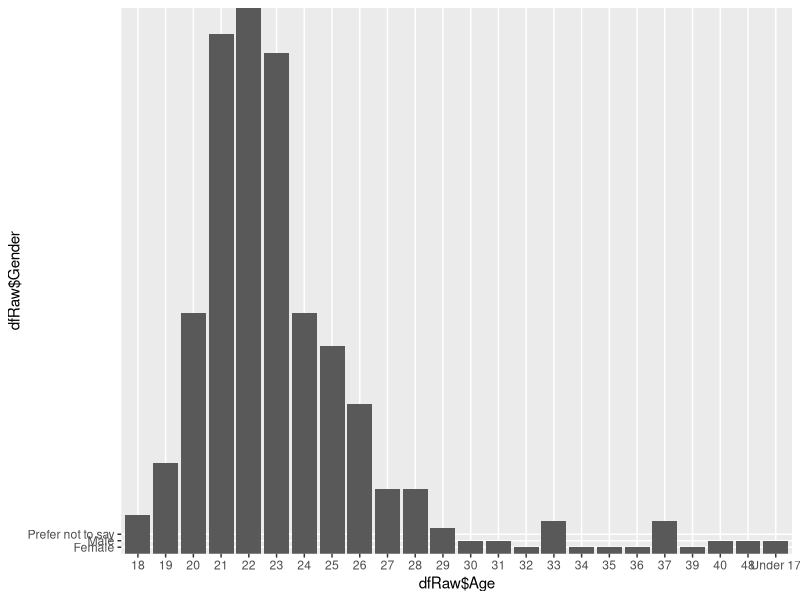
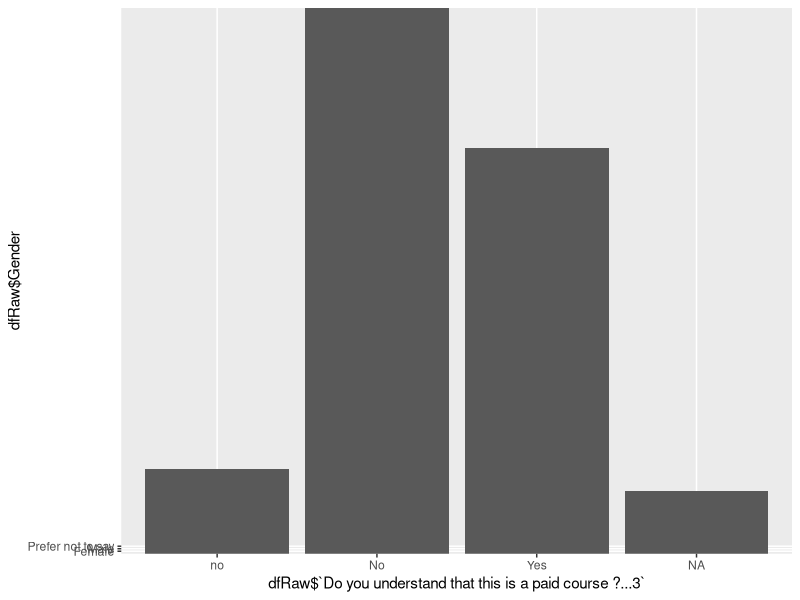

Generate these figures, in order, with R: (Note: this script raises an error after producing the figures.)
## ---- chunk 1
knitr::opts_chunk$set(echo = TRUE)
## ---- chunk 2
library(tidyverse)
library(lubridate)
library(stringr)
library(knitr)
#library(KableExtra)
## ---- chunk 3
dfRaw <- read_csv("Data/Data - DS C1 Course.csv")
## ---- chunk 4
colnames(dfRaw)
head(dfRaw)
## ---- chunk 5
summary(dfRaw)
## ---- chunk 6
dfRaw %>% select(Age) %>% n_distinct()

## ---- chunk 7
ggplot(dfRaw, aes(x=dfRaw$Age,y=dfRaw$Gender))+
  geom_bar(stat="identity")
## ---- chunk 8
dfRaw %>% group_by(dfRaw$`Do you understand that this is a paid course ?...3`) %>% count()

## ---- chunk 9
ggplot(dfRaw, aes(x=dfRaw$`Do you understand that this is a paid course ?...3`,y=dfRaw$Gender))+
  geom_bar(stat="identity")
## ---- chunk 10
#female <- filter(dfRaw, Gender=="Female")
#female
#ggplot(female, aes(x=female$`Latest Degree Completed or in Progress?`, y=female$Age))+geom_bar(stat="identity")
#summary(female) 

## ---- chunk 11
#rowsSelected <- slice(dfRaw, c(1,3,5,7))
#rowsSelected
## ---- chunk 12
##dfRawArranged <- arrange(dfRaw,Gender,Age)
#dfRawArranged
## ---- chunk 13

#gender_age <- dfRaw %>% select('Gender', 'Age') %>% arrange(Gender,Age)  
  #gender_age
## ---- chunk 14
#new_dfRaw <- dfRaw %>% mutate(new_age = if_else(Age>30, true = 'P',false = 'S'))
#new_dfRaw
## ---- chunk 15
# dfRaw %>% summarise(mean=mean(Age), n=n())
# class(Age) ## here one entry is age <17 so R is unable to calculate mean.

## ---- chunk 16
dfRaw %>% group_by(Gender) %>% summarise(n=n())
## ---- chunk 17
dataRenamed <- dfRaw %>% rename(Id="Student ID", Date_time="Timestamp", Uni_col="Name of University or College currently or previously attended?", Platform="How and where did you hear about this course?")
names(dataRenamed)
## ---- chunk 18
select(dataRenamed, Id, Date_time, Uni_col, Platform)

## ---- chunk 19
column_to_rownames(dataRenamed, var="Id")
dataRenamed
## ---- chunk 20
dataRenamed$Date_time <- lubridate::mdy_hms(dataRenamed$Date_time)

## ---- chunk 21
dataRenamed <- tidyr::separate(dataRenamed, Date_time, c("Date","Time"), sep = " ")
head(dataRenamed)
## ---- chunk 22
unique_Uni_col <- unique(dataRenamed$Uni_col)
unique_Uni_col
unique_Platform <- unique(dataRenamed$Platform)
unique_Platform
## ---- chunk 23

dataRenamed <- dataRenamed %>%mutate(new_unicol= stringr::str_replace_all(string=Uni_col, c( "Quaid e Azam University Islamabad"="QU","Quaid e Azam University" ="QU", "Quaid I azam university"="QU","Quaid-I-Azam University, Islamabad"="QU","Quaid-i-Azam University Islamabad"="QU", "Quaid e Azzam university Islamabad"="QU","Quaid e Azam University.Islamabad"="QU","Quaid-e-Azam University Islamabad"="QU","Quaid e Azam university Islamabad"="QU","Quaid e Azam University.Islamabad"="QU",
                                                                                                    "Institute of Business Administration"="IBA","Institute Of Business Administration, Karachi"="IBA","INSTITUTE OF BUISNESS ADMINISTRATION KARACHI"="IBA","Institute of business administration karachi"="IBA","Iba Karachi"="IBA" ,"IBA, Karachi"="IBA", "INSTITUTE OF BUSINESS ADMINISTRATION KARACHI"="IBA","Institute of business administration"="IBA","IBA (IBA)"="IBA","institute of business administration"="IBA", "IBA Karachi"="IBA","Institute of Business Adminstration"="IBA","Institute of Business Administration (IBA)"="IBA","IBA - Institute of Business Administration Karachi"="IBA","IBA, KARACHI"="IBA","Institute of Business Administration karachi"="IBA","Institute Of Business Administration"="IBA","Institute of Business Administration karachi"="IBA",
                                                                                                    "Institute of Management Sciences Peshawar"="IMSP" ,"IMSP (IMScieces)"="IMSP", 
                                                                                                  "NED University of Engineering & Technology"="NED",
                                                                                                    "Ned university"="NED","NED University of Engineering and Technology Karachi"="NED","NED-UET Karachi"="NED","NED university of engineering and technology"="NED" , "NED University of Engineering and Technology"="NED","NED University"="NED","Ned University Of Engineering And Technology"="NED","Ned University"="NED",
                                                                                                    "Sindh Madrresatul Islam University"="SMIU","Sindh Madarsatul Islam University"="SMIU","Sindh Madressatul Islam University"="SMIU","Sindh madressatul Islam university"="SMIU", "Student of Sindh madressatul Islam University"="SMIU",
                                                                                                    "Sindh Muslim Government Science College"="SMGSC",
                                                                                                    "bahria University Islamabad"="BU" , "Bahria University Karachi campus"="BU","Bahria university Islamabad"="BU",
                                                                                                    "COMSATS University, Islamabad"="CU",
                                                                                                  "Univeristy of agriculture"= "UA",
                                                                                                  "Foundation public school - bahria university for short course after"="FPS",
                                                                                                  "Lahore University of Management Sciences"="LUMS", "Lahore University of Management Sciences"="LUMS",
                                                                                                  "Iqra University"="IU",
                                                                                                  "Aga Khan Higher Secondary"="AGHS", 
                                                                                                  "University Of Karachi"="KU","University of Karachi"="KU","Karachi University"="KU","University of karachi"="KU",
                                                                                                  "Szabist karachi"="SZABIST",
                                                                                                  "Goverment degree science college malir"="GDSCM",
                                                                                                  "Baqai medical University"="BMU", "Iqra university"="IU", "Iqra Unversity"="IU","IQRA UNIVERSITY"="IU", "iqra university"="IU",
"IU main campus karachi"="IU","IU EDC campus"="IU",
                                                                                                  "Institute of Business Management"="IBM","Institute of business management"="IBM",
"The Islamia University of Bahawalpur"="IUB",
"Sir syed university of Engineering Technology"="SSUET","Sir Syed University of Engineering & Technology"="SSUET","Sir Syed University Of Engineering and Technology"="SSUET","Sir syed university of engineering and technology"="SSUET","SSUET Of Engineering And Technology"="SSUET","Sir syed University of engineering and technology"="SSUET","Sirsyed university of engineering and technology"="SSUET","Sir Syed University Of Engineering & Technology"="SSUET","Sir Syed University of Engineering and Technology"="SSUET","Sir Syed university of engineering and technology"="SSUET","Sur Syed University of Engineering and Technology"="SSUET","Sir Syed university of engineering and technology"="SSUET","Sir Syed University of Engineering and Technology"="SSUET","Sir Syed University"="SSUET","Adamjee Government Science College"="ADAMJEE", "Memon Industrial and Technical Institute"="MEMON INSTITUTE",
"National University of Sciences and technology Pakistan"="NUST",
"University of engineering and technology Peshawar"="UET PESHAWAR", "COMSATS University Islamabad (Abbottabad campus)"="COMSAT", "Szabist Islamabad"="SZABIST")))

dataRenamed$new_unicol
## ---- chunk 24
dataRenamed <- dataRenamed %>% mutate(new_platform=gsub( "watsapp|WhatsApp group|Whatsapp group|Group|Whatsapp link|WhatsApp Watsapp|Job group on What's app|Through a Watsapp|From Watsapp|I heard about this course through a whatsapp group|People of IBA and Lums|Through a Watsapp","Watsapp",gsub( "Through a friend|Through a friend|Friend|Through a collegue|University friends|Friends|From a friend|My friend tell me about this course|From friend|From a Friend|A friend|An hour ago from a friend|Friend suggest|From my friend|By friend|My friend send me this advertisec|My friend sent me the details of this course on WhatsApp|One of my friend recommended me to do this course together with them.|Faizan|Uzair Aslam|By a friend","Friends",gsub( "LinkedIn|From LinkedIn and also from my friend|Linkedin|on linkedin page|Linkdin|through a friend on LinkedIn","LinkedIn",gsub( "Soical media|Fb group|Social Network|Facebook post|Facebook Group|Social Facebook|Facebook group: People of IBA and LUMS|IBA and LUMS Facebook page|Facebook group of IBA|Facebook group|Social Media|facebook|On Facebook|Face Book|FB|Facebook page|The group of iba and lums|On Facebook group|Facebook|There is Facebook of IBA and LUMS students where I get to know about this course|IBA Watsapp Facebook|I heard it on Facebook|Peopel of LUMS and IBA group|A group called \"People of IBA and LUMS\"", "Facebook",dataRenamed$Platform, ignore.case = TRUE)))))

head(dataRenamed)
dataRenamed$new_platform

## ---- chunk 25
#gsub( "Through a friend|Through a friend|Friend|Through a collegue|University friends|Friends|From a friend|My friend tell me about this course|From friend|From a Friend|A friend|An hour ago from a friend|Friend suggest|From my friend|By friend|My friend send me this advertisec|My friend sent me the details of this course on WhatsApp","Friends",dataRenamed$Platform,ignore.case = TRUE)
## ---- chunk 26
#gsub( "LinkedIn|From LinkedIn and also from my friend|Linkedin|on linkedin page|Linkdin|through a friend on LinkedIn","LinkedIn",dataRenamed$Platform,ignore.case = TRUE)
## ---- chunk 27
#gsub( "Soical media|Fb group|Social Network|Facebook post|Facebook Group|Social Facebook|Facebook group: People of IBA and LUMS|IBA and LUMS Facebook page|Facebook group of IBA|Facebook group|Social Media|facebook|On Facebook|Face Book|FB|Facebook page|The group of iba and lums|On Facebook group|Facebook|There is Facebook of IBA and LUMS students where I get to know about this course", "Facebook", dataRenamed$Platform,ignore.case = TRUE)
## ---- chunk 28

write.csv(dataRenamed,"/Users/monizanaseem/Desktop/cubestatistica/CourseDataCleaned/moniza_CourseDataCleaned.csv", row.names = FALSE)

